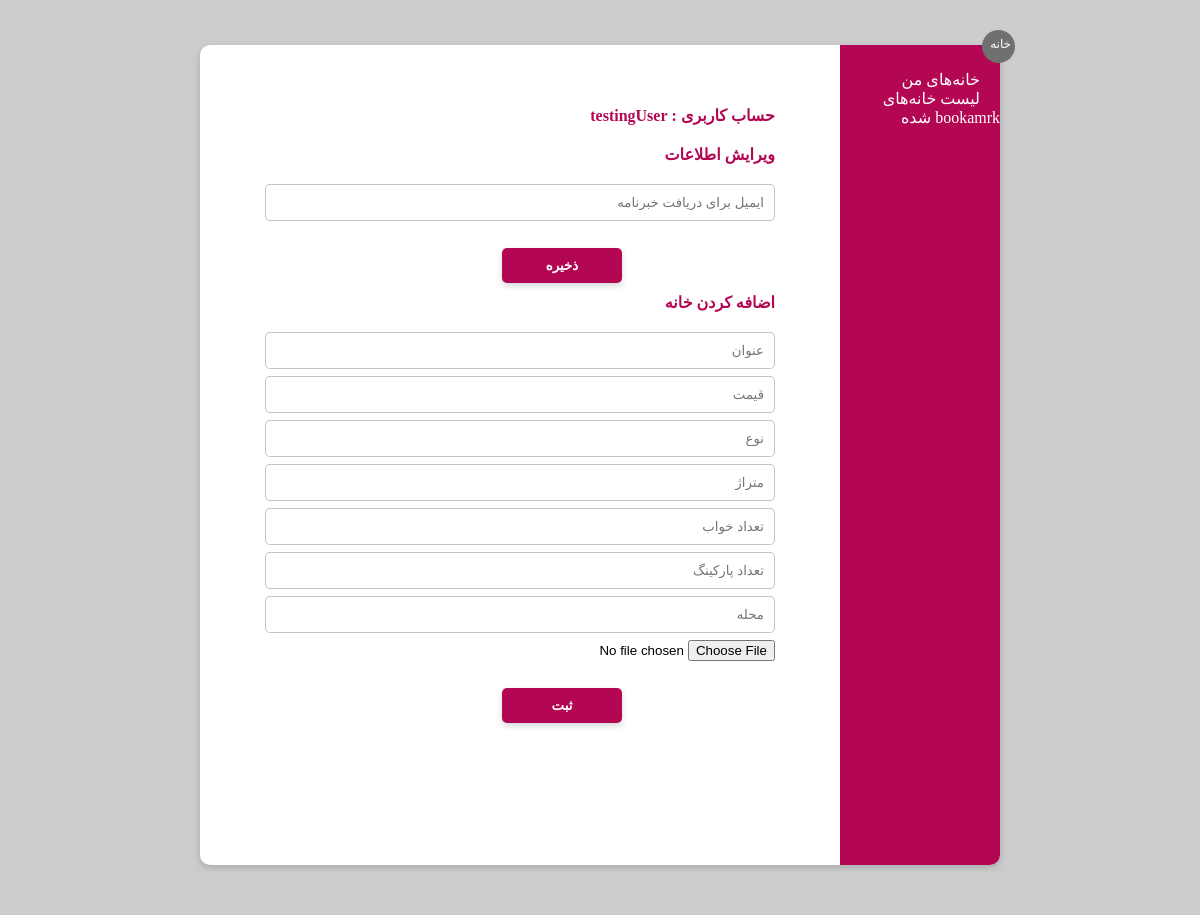
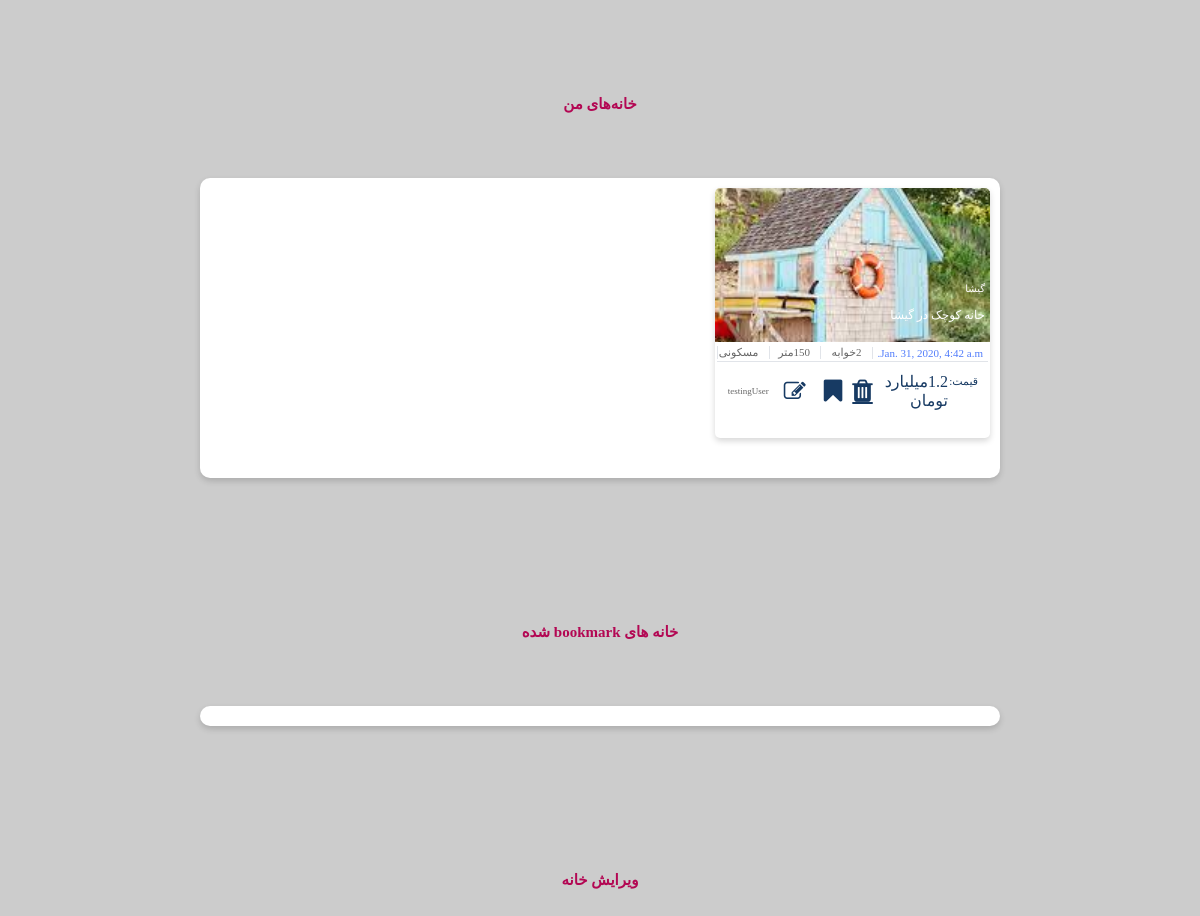
The page /homes/myHomes (signed in) on the database its author committed (2 pictures, top to bottom).
### homes/models.py (models this page shows)
class Housing(models.Model):
    title = models.CharField(max_length=200)
    price = models.FloatField()
    type = models.CharField(max_length=50)
    area = models.IntegerField()
    bedrooms = models.IntegerField()
    parkings = models.IntegerField()
    locality = models.CharField(max_length=200)
    created_at = models.DateTimeField(auto_now_add=True)
    pic = models.ForeignKey(Image, on_delete=models.SET_NULL, null=True)
    estate = models.CharField(max_length=50)
    star = models.BooleanField(default=False)

class Image(models.Model):
    image = models.CharField(max_length=500)

### homes/views.py (the view)
# urls.py: path('myHomes', views.showMyHomes ,name='myHomes'),
def showMyHomes(request):
    estate = None
    if request.user.is_authenticated:
        estate = request.user.username
    h = Housing.objects.filter(estate=estate)
    usernameHome = None
    if request.user.is_authenticated:
        usernameHome = request.user.username
    gotodiv = 'sec4Grid'
    return render(request, 'normalUser.html', {'results': h, 'username':usernameHome, 'jump':gotodiv})

### homes/templates/normalUser.html (shortened to what this page needs)
{% load static %}
<!DOCTYPE html PUBLIC "-//W3C//DTD XHTML 1.0 Strict//EN" "http://www.w3.org/TR/xhtml1/DTD/xhtml1-strict.dtd">
<html xmlns="http://www.w3.org/1999/xhtml">
        <head>
            <link rel="stylesheet"
          href="https://cdnjs.cloudflare.com/ajax/libs/font-awesome/4.7.0/css/font-awesome.min.css"/>
                <link rel="stylesheet" href={% static "CSS/normalUserStyle.css" %} />
        </head>
        <body>
            <div id="background">
                <div id="infoPage" style="height: 820px;margin-top: 45px;margin-bottom: 45px">
                    <div id="cancelButton" >
                        <a href={% url 'index' %} style="font-size: 12px; color: white; text-decoration: none;width: 100%;margin-left: auto;margin-right: 4px; margin-top: 7px;display: block;">خانه</a>
                    </div>
                    <div id="sidebar" style="position:relative;">
                        <a  href={% url "myHomes" %} id="headerForForm" style="color:white;padding-top: 10px;padding-right: 20px;position: relative;top: 25px;cursor: pointer;text-decoration: none;">خانه‌های من</a>
                        <a  href={% url "bookmarks" %} id="headerForForm" style="color:white;padding-top: 10px;padding-right: 20px;position: relative;top: 25px;cursor: pointer;text-decoration: none;">لیست خانه‌های bookamrk شده</a>
                    </div>
                    <div id="formBar">
                        <div id="form">
                            <div class="selectionBar">
                                <h1 id="headerForForm">حساب کاربری : {{ username }}</h1>
                                <form method="POST" action="changeEmail">
                                <h1 id="headerForForm">ویرایش اطلاعات</h1>
                                <div id="completionForm">
                                    <div class="input">
                                            <input class="text" placeholder="ایمیل برای دریافت خبرنامه" type="text" name="newEmail" value="" required />
                                    </div>
                                    <button class="form-submit-button" type="submit" >ذخیره</button>
                                </div>
                                </form>
                            </div>
                            <div class="selectionBar">
                                <form method="POST" action="addHouse">
                                <h1 id="headerForForm">اضافه کردن خانه</h1>
                                <div id="completionForm">
                                    <div class="input">
                                            <input class="text" placeholder="عنوان" type="text" name="hometitle" value="" required />
                                    </div>
                                    <div class="input">
                                            <input class="text" placeholder="قیمت" type="text" name="homeprice" value="" required />
                                    </div>
                                    <div class="input">
                                            <input class="text" placeholder="نوع" type="text" name="hometype" value="" required />
                                    </div>
                                    <div class="input">
                                            <input class="text" placeholder="متراژ" type="text" name="homearea" value="" required />
                                    </div>
                                    <div class="input">
                                            <input class="text" placeholder="تعداد خواب" type="text" name="homebedrooms" value="" required />
                                    </div>
                                    <div class="input">
                                            <input class="text" placeholder="تعداد پارکینگ" type="text" name="homeparkings" value="" required />
                                    </div>
                                    <div class="input">
                                            <input class="text" placeholder="محله" type="text" name="homelocality" value="" required />
                                    </div>
                                    <div class="input">
                                            <input type="file" placeholder="عکس" name="homepic" accept="image/*">
                                    </div>
                                    <button class="form-submit-button" type="submit" >ثبت</button>
                                </div>
                                </form>
                            </div>
                        </div>
                    </div>
                </div>
                <div id="sec4Head" style="margin-top: 100px">خانه‌های من </div>
                <div id="infoPage" style="margin-top: 45px;margin-bottom: 45px">
                                <div id="sec4Grid">
                    {% for result in results %}
                     <div class="sec4Cards">
                        <div class="sec4Imgs"
                             style="background-image: url({{ result.pic.image}});">
                            <div class="sec4ImgsInfo">
                                <div>{{ result.title }}</div>
                            </div>
                            <div class="sec4ImgsInfo2">
                                <div>{{ result.locality }}</div>
                            </div>
                        </div>
                        <div class="sec4Info">
                            <div class="sec4details">
                                <div class="bluedetails4">
                                    <div >{{ result.created_at }}</div>
                                </div>
                                <div class="details4">
                                    <div>{{ result.bedrooms }}خوابه</div>
                                </div>
                                <div class="details4">
                                    <div>{{result.area}}متر </div>
                                </div>
                                <div class="details4">
                                    <div>{{ result.type }}</div>
                                </div>
                            </div>
                            <div class="sec4Price">
                                <div class="priceTex4">
                                    <div class="details42">
                                        <div class="details42small">قیمت:</div>
                                        <div>{{ result.price }}میلیارد تومان </div>
                                    </div>
                                </div>
                                <div class="sec4LogoDiv">
                                    <a class="fa fa-trash singleAction"  href="{% url 'deleteHousing' select=result.id %}"  aria-hidden="true" style="color: #173a63;font-size: 26px; "></a>
                                    <a class="fa fa-bookmark singleAction"  href="{% url 'bookmarkHousing' select=result.id %}"  aria-hidden="true" style="color: #173a63;font-size: 26px; margin-right: 10px;margin-left: 10px;text-decoration: none "></a>
                                    <a class="fa fa-edit singleAction"  href="{% url 'editHousing' select=result.id %}"  aria-hidden="true" style="color: #173a63;font-size: 22px; margin-right: 8px;margin-left: 8px;text-decoration: none "></a>
                                    <span class="sec4LogoText">{{ result.estate }}</span></div>
                            </div>
                        </div>
                    </div>
                    {% endfor %}
                </div>
                </div>
                <div id="sec4Head‌Bookmark" style="margin-top: 100px;     text-align: center;align-self: center;text-decoration: none;font-size: 15px;color: #b30753;margin-bottom: 20px;font-weight: 800;border-left-color: #b30753;border-left-width: thick;">خانه های bookmark شده</div>
                <div id="infoPage" style="margin-top: 45px;margin-bottom: 45px">
                </div>
            <div id="sec4Head" style="margin-top: 100px">ویرایش خانه </div>
            </div>
        </body>
</html>

### rows shown on the page
Housing: pic.image (picture), title "خانه کوچک در گیشا", locality "گیشا", created_at "Jan. 31, 2020, 4:42 a.m.", bedrooms "2", area "150", type "مسکونی", price "1.2", estate "testingUser"

### other values the page prints
{{ username }} "testingUser"
